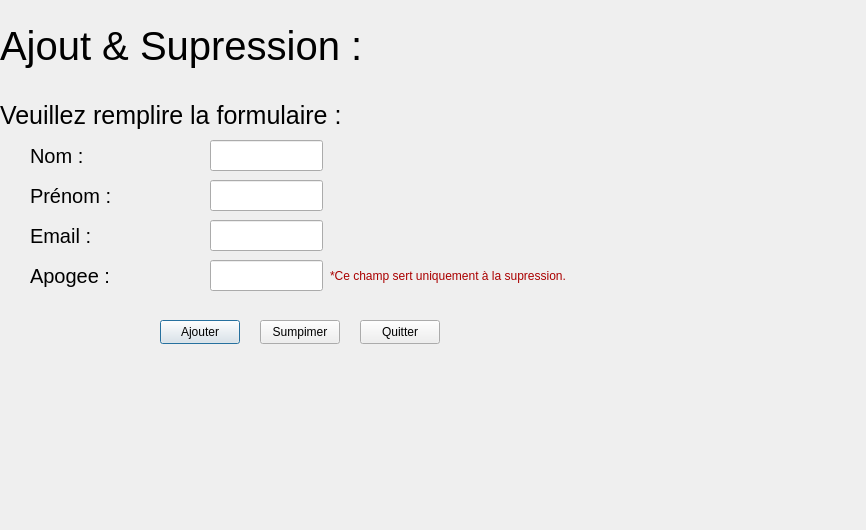
<?xml version="1.0" encoding="UTF-8"?>
<ui version="4.0">
 <class>ajou_sup</class>
 <widget class="QDialog" name="ajou_sup">
  <property name="geometry">
   <rect>
    <x>0</x>
    <y>0</y>
    <width>866</width>
    <height>530</height>
   </rect>
  </property>
  <property name="windowTitle">
   <string>Dialog</string>
  </property>
  <widget class="QLabel" name="label">
   <property name="geometry">
    <rect>
     <x>0</x>
     <y>0</y>
     <width>631</width>
     <height>91</height>
    </rect>
   </property>
   <property name="styleSheet">
    <string notr="true">QLabel{
font-size:40px;
	}</string>
   </property>
   <property name="text">
    <string>Ajout &amp; Supression :</string>
   </property>
  </widget>
  <widget class="QLabel" name="prenom_label_2">
   <property name="geometry">
    <rect>
     <x>30</x>
     <y>220</y>
     <width>181</width>
     <height>31</height>
    </rect>
   </property>
   <property name="styleSheet">
    <string notr="true">QLabel{
font-size:20px;
}</string>
   </property>
   <property name="text">
    <string>Email :</string>
   </property>
  </widget>
  <widget class="QLabel" name="enseignant_label">
   <property name="geometry">
    <rect>
     <x>30</x>
     <y>180</y>
     <width>181</width>
     <height>31</height>
    </rect>
   </property>
   <property name="styleSheet">
    <string notr="true">QLabel{
font-size:20px;
}</string>
   </property>
   <property name="text">
    <string>Prénom :</string>
   </property>
  </widget>
  <widget class="QPushButton" name="ajouter_pushButton">
   <property name="geometry">
    <rect>
     <x>160</x>
     <y>320</y>
     <width>80</width>
     <height>24</height>
    </rect>
   </property>
   <property name="text">
    <string>Ajouter</string>
   </property>
  </widget>
  <widget class="QLineEdit" name="lineEdit_email">
   <property name="geometry">
    <rect>
     <x>210</x>
     <y>220</y>
     <width>113</width>
     <height>31</height>
    </rect>
   </property>
  </widget>
  <widget class="QLineEdit" name="lineEdit_nom">
   <property name="geometry">
    <rect>
     <x>210</x>
     <y>140</y>
     <width>113</width>
     <height>31</height>
    </rect>
   </property>
  </widget>
  <widget class="QPushButton" name="supprimer_pushButton">
   <property name="geometry">
    <rect>
     <x>260</x>
     <y>320</y>
     <width>80</width>
     <height>24</height>
    </rect>
   </property>
   <property name="text">
    <string>Sumpimer</string>
   </property>
  </widget>
  <widget class="QLineEdit" name="lineEdit_prenom">
   <property name="geometry">
    <rect>
     <x>210</x>
     <y>180</y>
     <width>113</width>
     <height>31</height>
    </rect>
   </property>
  </widget>
  <widget class="QLineEdit" name="lineEdit_id">
   <property name="geometry">
    <rect>
     <x>210</x>
     <y>260</y>
     <width>113</width>
     <height>31</height>
    </rect>
   </property>
  </widget>
  <widget class="QLabel" name="prenom_label">
   <property name="geometry">
    <rect>
     <x>30</x>
     <y>260</y>
     <width>181</width>
     <height>31</height>
    </rect>
   </property>
   <property name="styleSheet">
    <string notr="true">QLabel{
font-size:20px;
}</string>
   </property>
   <property name="text">
    <string>Apogee :</string>
   </property>
  </widget>
  <widget class="QLabel" name="module_label">
   <property name="geometry">
    <rect>
     <x>30</x>
     <y>140</y>
     <width>181</width>
     <height>31</height>
    </rect>
   </property>
   <property name="styleSheet">
    <string notr="true">QLabel{
font-size:20px;
}</string>
   </property>
   <property name="text">
    <string>Nom :</string>
   </property>
  </widget>
  <widget class="QPushButton" name="quiter_pushButton">
   <property name="geometry">
    <rect>
     <x>360</x>
     <y>320</y>
     <width>80</width>
     <height>24</height>
    </rect>
   </property>
   <property name="text">
    <string>Quitter</string>
   </property>
  </widget>
  <widget class="QLabel" name="label_2">
   <property name="geometry">
    <rect>
     <x>0</x>
     <y>90</y>
     <width>391</width>
     <height>51</height>
    </rect>
   </property>
   <property name="styleSheet">
    <string notr="true">QLabel{
	font-size: 25px;
}</string>
   </property>
   <property name="text">
    <string>Veuillez remplire la formulaire :</string>
   </property>
  </widget>
  <widget class="QLabel" name="label_3">
   <property name="geometry">
    <rect>
     <x>330</x>
     <y>265</y>
     <width>241</width>
     <height>21</height>
    </rect>
   </property>
   <property name="styleSheet">
    <string notr="true">color: rgb(170, 0, 0);</string>
   </property>
   <property name="text">
    <string>*Ce champ sert uniquement à la supression.</string>
   </property>
  </widget>
 </widget>
 <resources/>
 <connections/>
</ui>
